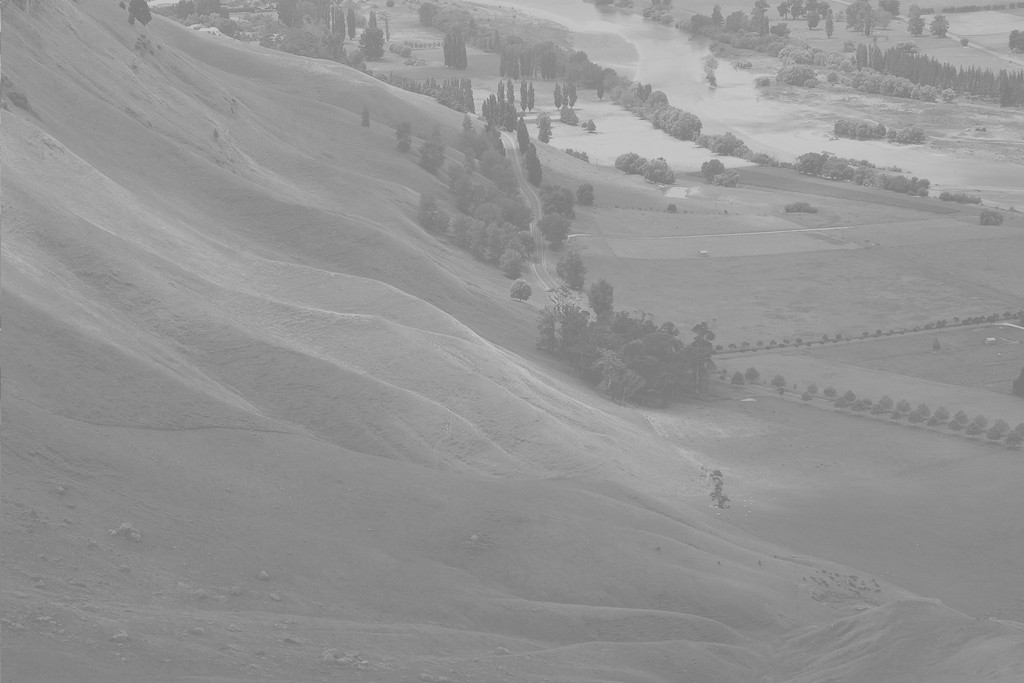
#> input picture Learning_Opencv_python/hist.jpg, 1024 x 683 px, found by its file name
$ python day5_histogram.py
#> lines starting #> are read from the running program, lines starting #| are printed output that depends on the picture
'''
计算并绘制直方图
（自适应）直方图均衡化
OpenCV函数：cv2.calcHist(), cv2.equalizeHist()
在计算直方图之前，有几个术语先来了解一下：

dims：要计算的通道数，对于灰度图dims=1，普通彩色图dims=3
range：要计算的像素值范围，一般为[0,256)
bins：子区段数目，如果我们统计0~255每个像素值，bins=256；如果划分区间，比如0~15, 16~31…240~255这样16个区间，bins=16

OpenCV和Numpy中都提供了计算直方图的函数，我们对比下它们的性能。

OpenCV中直方图计算
使用cv2.calcHist(images, channels, mask, histSize, ranges)计算，其中：

参数1：要计算的原图，以方括号的传入，如：[img]
参数2：类似前面提到的dims，灰度图写[0]就行，彩色图B/G/R分别传入[0]/[1]/[2]
参数3：要计算的区域，计算整幅图的话，写None
参数4：前面提到的bins
参数5：前面提到的range
'''
import cv2
import numpy as np
import matplotlib.pyplot as plt

img = cv2.imread('/home/sanjay/Workspace/learning/Learning_Opencv_python/hist.jpg',0)
#> img is the input picture: shape (683, 1024); min 114, max 208, mean 148
hist = cv2.calcHist([img], [0], None, [256], [0,256])
#> hist = 256 values, max 28701 at index 137, min 0 at index 0, mean 2732

'''
也可用Numpy的函数计算，其中ravel()函数将二维矩阵展平变成一维数组，之前有提到过：
hist, bins = np.histogram(img.ravel(), 256, [0, 156])

经验之谈：Numpy中还有一种更高效的方式:
hist  = np.bincount(img.ravel(), minlength=256)

绘制直方图
其实Matplotlib自带了一个计算并绘制直方图的功能，不需要用到上面的函数:
'''
plt.hist(img.ravel(), 256, [0, 256])
# plt.show()

'''
当然也可以用前面计算出来的结果绘制：
plt.plot(hist)
plt.show()
'''

'''
从直方图上可以看到图片的大部分区域集中在150偏白的附近，这其实并不是很好的效果，下面我们来看看如何改善它。
一副效果好的图像通常在直方图上的分布比较均匀，直方图均衡化就是用来改善图像的全局亮度和对比度。其实从观感上就可以发现，前面那幅图对比度不高，偏灰白

OpenCV中用cv2.equalizeHist()实现均衡化。我们把两张图片并排显示，对比一下
'''
equ = cv2.equalizeHist(img)
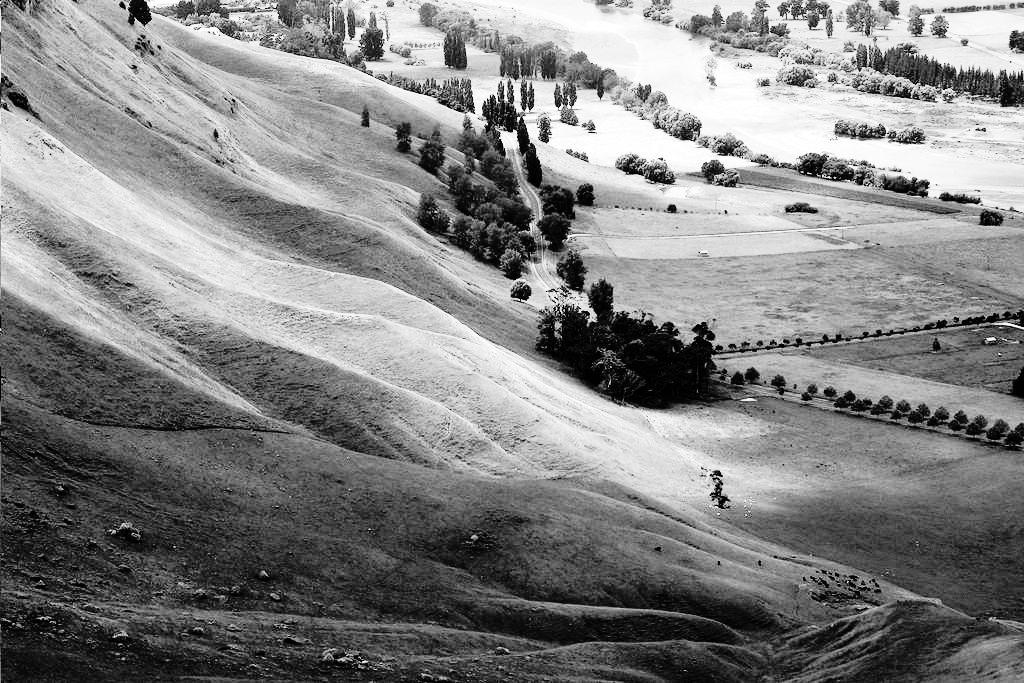
#> equ: shape (683, 1024); min 0, max 255, mean 130.5

cv2.imshow('equalization', np.hstack((img, equ)))
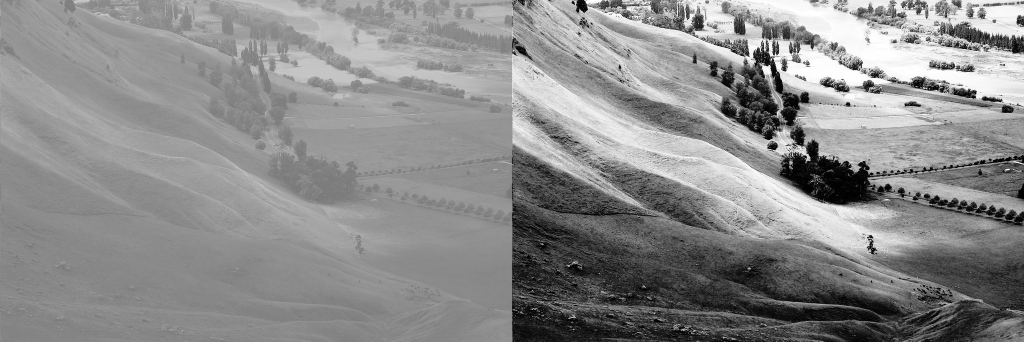
#> window 'equalization': shape (683, 2048) (shown at 1/2 size); min 0, max 255, mean 139.3

plt.hist(equ.ravel(), 256, [0, 256])
plt.show()
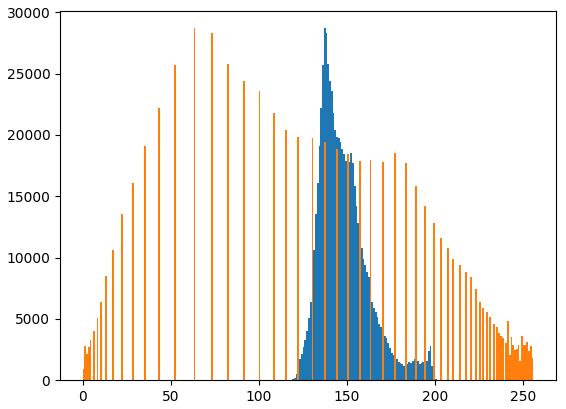
#> figure drawn by matplotlib, 1 panel; tallest bar 28701 high, from x = 137 to 138; tallest bar 28701 high, from x = 63 to 64
cv2.waitKey(0)
